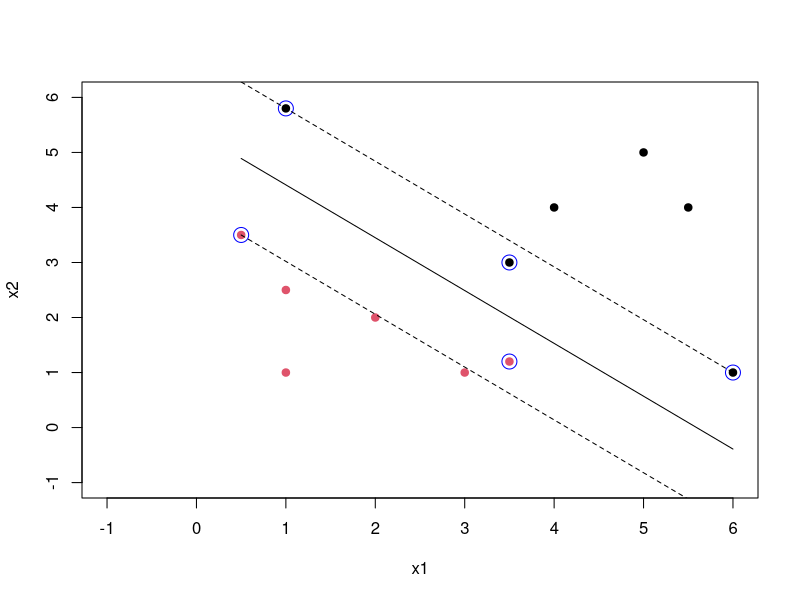

This chart was generated by the following R code:
# http://stats.stackexchange.com/questions/31066/what-is-the-influence-of-c-in-svms-with-linear-kernel
# http://stackoverflow.com/questions/21827776/plot-margins-for-support-vector-machine

rm(list=ls(all=TRUE))

x1s <- c(.5,1,1,2,3,3.5,1,3.5,4,5,5.5,6)
x2s <- c(3.5,1,2.5,2,1,1.2,5.8,3,4,5,4,1)
ys <- c(rep(+1,6),rep(-1,6))
my.data <- data.frame(x1=x1s, x2=x2s, type=as.factor(ys))
my.data

# write.csv(my.data,"/Users/lzq/Documents/course material/INFO 7390 - Das/Assignments/week06/numofSVM.csv", row.names=FALSE)

library('e1071')

# use one of the following two options
svm.model <- svm(type ~ ., data=my.data,
          type='C-classification', kernel='linear', scale=FALSE, cost = 1) # cost = 1
svm.model

svm.model <- svm(type ~ ., data=my.data,
          type='C-classification', kernel='linear', scale=FALSE, cost = 0.5)
svm.model

# svm.model$index is the indices of support vectors
plot(my.data[,-3],col=(ys+3)/2, pch=19, xlim=c(-1,6), ylim=c(-1,6))
points(my.data[svm.model$index,c(1,2)],col="blue",cex=2) 

x1min = min(x1s); x1max = max(x1s);
x2min = min(x2s); x2max = max(x2s);

coef1 = sum(svm.model$coefs*x1s[svm.model$index]);
coef2 = sum(svm.model$coefs*x2s[svm.model$index]);
lines(c(x1min,x1max),  (svm.model$rho-coef1*c(x1min, x1max))/coef2)
lines(c(x1min,x1max),  (svm.model$rho+1-coef1*c(x1min, x1max))/coef2, lty=2)
lines(c(x1min,x1max),  (svm.model$rho-1-coef1*c(x1min, x1max))/coef2, lty=2)

